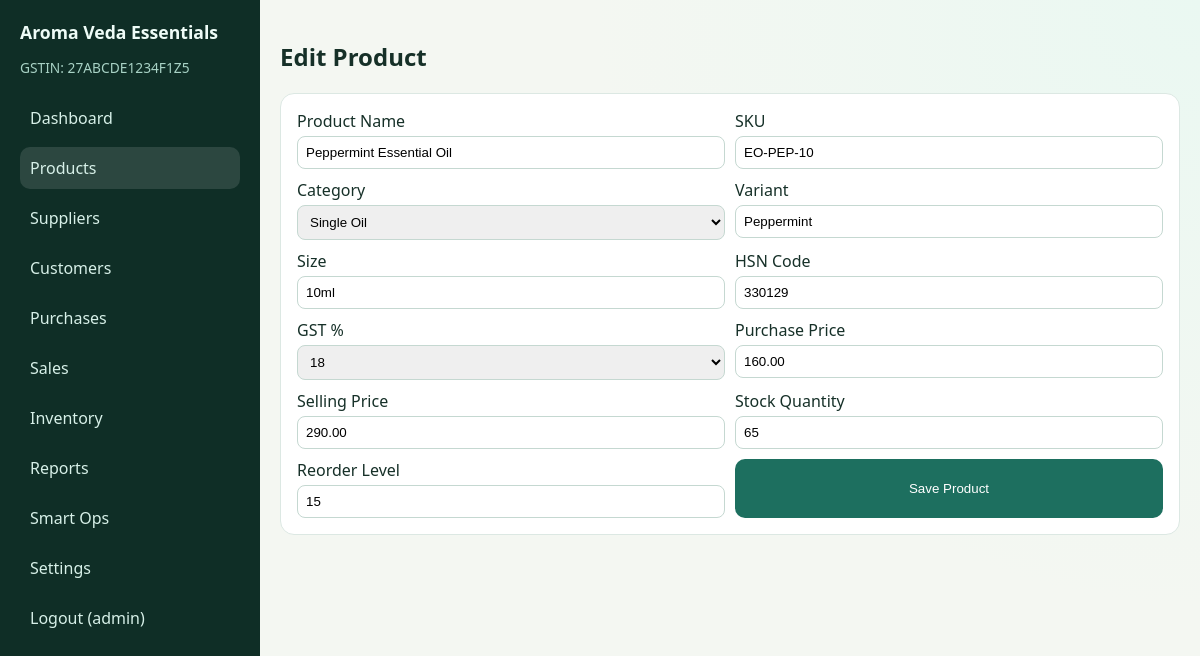
/index.php?route=product/edit&id=2 (signed in), run on the app's committed database.
### tables this page shows
CREATE TABLE products (
    id INT AUTO_INCREMENT PRIMARY KEY,
    product_name VARCHAR(120) NOT NULL,
    sku VARCHAR(60) NOT NULL UNIQUE,
    category ENUM('Single Oil', 'Blend', 'Diffuser Oil') NOT NULL,
    variant VARCHAR(120) NOT NULL,
    size VARCHAR(20) NOT NULL,
    hsn_code VARCHAR(20) NOT NULL,
    gst_percent DECIMAL(5,2) NOT NULL,
    purchase_price DECIMAL(12,2) NOT NULL,
    selling_price DECIMAL(12,2) NOT NULL,
    stock_quantity INT NOT NULL DEFAULT 0,
    reorder_level INT NOT NULL DEFAULT 5,
    lead_time_days INT NOT NULL DEFAULT 7,
    moq INT NOT NULL DEFAULT 10,
    created_at DATETIME NOT NULL DEFAULT CURRENT_TIMESTAMP
);

### controllers/ProductController.php (called while the page is built, shortened)
<?php
class ProductController extends Controller
{
    public function edit(): void
    {
        $model = new Product();
        $id = (int)$this->request('id', 0);
        $product = $model->find($id);
        $this->view('products/form', ['action' => 'edit&id=' . $id, 'product' => $product]);
    }
}

### index.php (called while the page is built, shortened)
<?php
require_once __DIR__ . '/core/helpers.php';
require_once __DIR__ . '/core/Database.php';
require_once __DIR__ . '/core/Controller.php';
spl_autoload_register(function ($class) {
    $paths = [
        __DIR__ . '/controllers/' . $class . '.php',
        __DIR__ . '/models/' . $class . '.php',
    ];
    foreach ($paths as $path) {
        if (file_exists($path)) {
            return;
        }
    }
});
$route = $_GET['route'] ?? 'dashboard/index';
[$controllerName, $action] = array_pad(explode('/', $route), 2, 'index');
$controller = new $controllerClass();
$controller->$action();

### core/helpers.php (called while the page is built, shortened)
<?php
function config(string $file): array
{
    static $configs = [];
    if (!isset($configs[$file])) {
        $path = __DIR__ . '/../config/' . $file . '.php';
        $configs[$file] = file_exists($path) ? require $path : [];
    }
    return $configs[$file];
}
function e($value): string
{
    return htmlspecialchars((string)$value, ENT_QUOTES, 'UTF-8');
}
function old(string $key, string $default = ''): string
{
    return $_SESSION['_old'][$key] ?? $default;
}

### config/database.php (called while the page is built)
<?php
return [
    'host' => '127.0.0.1',
    'port' => '3306',
    'dbname' => 'billing_system',
    'username' => 'root',
    'password' => '',
    'charset' => 'utf8mb4',
];

### core/Database.php (called while the page is built)
<?php
class Database
{
    private static ?PDO $pdo = null;
    public static function connection(): PDO
    {
        if (self::$pdo === null) {
            $cfg = config('database');
            $dsn = sprintf(
                'mysql:host=%s;port=%s;dbname=%s;charset=%s',
                $cfg['host'],
                $cfg['port'],
                $cfg['dbname'],
                $cfg['charset']
            );
            self::$pdo = new PDO($dsn, $cfg['username'], $cfg['password'], [
                PDO::ATTR_ERRMODE => PDO::ERRMODE_EXCEPTION,
                PDO::ATTR_DEFAULT_FETCH_MODE => PDO::FETCH_ASSOC,
            ]);
        }
        return self::$pdo;
    }
}

### models/Product.php (called while the page is built, shortened)
<?php
class Product
{
    private PDO $db;
    public function __construct()
    {
        $this->db = Database::connection();
    }
    public function find(int $id): ?array
    {
        $stmt = $this->db->prepare('SELECT * FROM products WHERE id = :id');
        $stmt->execute(['id' => $id]);
        $row = $stmt->fetch();
        return $row ?: null;
    }
}

### views/products/form.php (the view)
<?php
$categories = ['Single Oil', 'Blend', 'Diffuser Oil'];
$product = $product ?? [];
?>
<h2><?= $product ? 'Edit Product' : 'Add Product' ?></h2>
<form method="post" class="card form-grid" action="index.php?route=product/<?= e($action) ?>">
    <label>Product Name<input type="text" name="product_name" value="<?= e(old('product_name', $product['product_name'] ?? '')) ?>" required></label>
    <label>SKU<input type="text" name="sku" value="<?= e(old('sku', $product['sku'] ?? '')) ?>" required></label>
    <label>Category
        <select name="category" required>
            <?php foreach ($categories as $c): ?>
                <option value="<?= e($c) ?>" <?= old('category', $product['category'] ?? '') === $c ? 'selected' : '' ?>><?= e($c) ?></option>
            <?php endforeach; ?>
        </select>
    </label>
    <label>Variant<input type="text" name="variant" value="<?= e(old('variant', $product['variant'] ?? '')) ?>" required></label>
    <label>Size<input type="text" name="size" value="<?= e(old('size', $product['size'] ?? '')) ?>" required></label>
    <label>HSN Code<input type="text" name="hsn_code" value="<?= e(old('hsn_code', $product['hsn_code'] ?? '')) ?>" required></label>
    <label>GST %
        <select name="gst_percent" required>
            <?php foreach ([5,12,18] as $gst): ?>
                <option value="<?= $gst ?>" <?= (float)old('gst_percent', (string)($product['gst_percent'] ?? 5)) === (float)$gst ? 'selected' : '' ?>><?= $gst ?></option>
            <?php endforeach; ?>
        </select>
    </label>
    <label>Purchase Price<input type="number" step="0.01" name="purchase_price" value="<?= e(old('purchase_price', (string)($product['purchase_price'] ?? '0'))) ?>" required></label>
    <label>Selling Price<input type="number" step="0.01" name="selling_price" value="<?= e(old('selling_price', (string)($product['selling_price'] ?? '0'))) ?>" required></label>
    <label>Stock Quantity<input type="number" name="stock_quantity" value="<?= e(old('stock_quantity', (string)($product['stock_quantity'] ?? '0'))) ?>" required></label>
    <label>Reorder Level<input type="number" name="reorder_level" value="<?= e(old('reorder_level', (string)($product['reorder_level'] ?? '0'))) ?>" required></label>
    <button type="submit">Save Product</button>
</form>

### assets/css/style.css (style rules this page uses)
:root { --bg: #f4f7f2; --card: #ffffff; --accent: #1d6f5f; --accent-soft: #dff0eb; --text: #163028; --muted: #64748b; --danger: #b42318; }
* { box-sizing: border-box; }
body { margin: 0; font-family: "Segoe UI", Tahoma, sans-serif; color: var(--text); background: radial-gradient(circle at top right, #eaf8f2 0%, var(--bg) 42%); }
.card { background: var(--card); border: 1px solid #dce8e3; border-radius: 14px; padding: 16px; margin-bottom: 16px; }
.btn, button { display: inline-block; border: 0; background: var(--accent); color: #fff; border-radius: 10px; padding: 9px 14px; cursor: pointer; }
input, select, textarea { width: 100%; padding: 8px; border: 1px solid #c5d8d1; border-radius: 8px; margin-top: 4px; }
.form-grid { display: grid; gap: 10px; grid-template-columns: repeat(2, 1fr); }

### data on the page
products: product_name "Peppermint Essential Oil", sku "EO-PEP-10", variant "Peppermint", size "10ml", hsn_code "330129", gst_percent "18", purchase_price "160.00", selling_price "290.00", stock_quantity "65", reorder_level "15"

### other printed values
$app['business_name'] "Aroma Veda Essentials"
$app['business_gstin'] "27ABCDE1234F1Z5"
$user['username'] "admin"
form field category "Single Oil"
